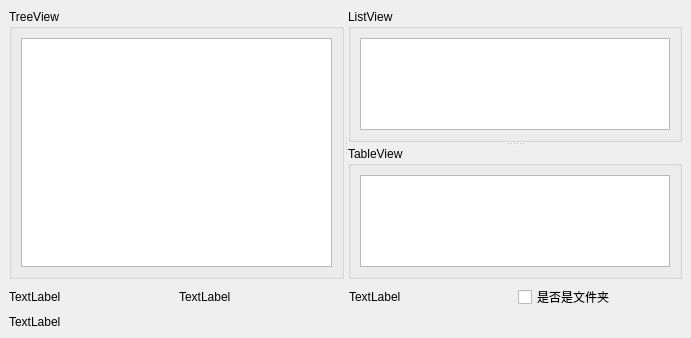
<?xml version="1.0" encoding="UTF-8"?>
<ui version="4.0">
 <class>MainWindow</class>
 <widget class="QMainWindow" name="MainWindow">
  <property name="geometry">
   <rect>
    <x>0</x>
    <y>0</y>
    <width>691</width>
    <height>338</height>
   </rect>
  </property>
  <property name="windowTitle">
   <string>MainWindow</string>
  </property>
  <widget class="QWidget" name="centralwidget">
   <layout class="QGridLayout" name="gridLayout_4">
    <item row="0" column="0">
     <widget class="QSplitter" name="splitter_2">
      <property name="orientation">
       <enum>Qt::Horizontal</enum>
      </property>
      <widget class="QGroupBox" name="groupBox">
       <property name="title">
        <string>TreeView</string>
       </property>
       <layout class="QGridLayout" name="gridLayout">
        <item row="0" column="0">
         <widget class="QTreeView" name="treeView"/>
        </item>
       </layout>
      </widget>
      <widget class="QSplitter" name="splitter">
       <property name="orientation">
        <enum>Qt::Vertical</enum>
       </property>
       <widget class="QGroupBox" name="groupBox_2">
        <property name="title">
         <string>ListView</string>
        </property>
        <layout class="QGridLayout" name="gridLayout_2">
         <item row="0" column="0">
          <widget class="QListView" name="listView"/>
         </item>
        </layout>
       </widget>
       <widget class="QGroupBox" name="groupBox_3">
        <property name="title">
         <string>TableView</string>
        </property>
        <layout class="QGridLayout" name="gridLayout_3">
         <item row="0" column="0">
          <widget class="QTableView" name="tableView"/>
         </item>
        </layout>
       </widget>
      </widget>
     </widget>
    </item>
    <item row="1" column="0">
     <layout class="QHBoxLayout" name="horizontalLayout">
      <item>
       <widget class="QLabel" name="labName">
        <property name="text">
         <string>TextLabel</string>
        </property>
       </widget>
      </item>
      <item>
       <widget class="QLabel" name="labSize">
        <property name="text">
         <string>TextLabel</string>
        </property>
       </widget>
      </item>
      <item>
       <widget class="QLabel" name="labType">
        <property name="text">
         <string>TextLabel</string>
        </property>
       </widget>
      </item>
      <item>
       <widget class="QCheckBox" name="checkBox">
        <property name="text">
         <string>是否是文件夹</string>
        </property>
       </widget>
      </item>
     </layout>
    </item>
    <item row="2" column="0">
     <widget class="QLabel" name="labPath">
      <property name="text">
       <string>TextLabel</string>
      </property>
     </widget>
    </item>
   </layout>
  </widget>
 </widget>
 <resources/>
 <connections/>
</ui>
